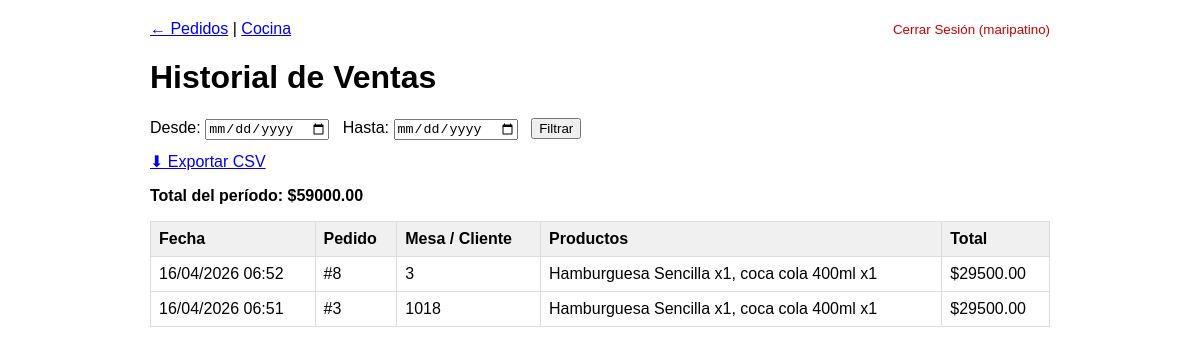
/ventas/ventas/historial/ (signed in), run on the app's committed database.
### ventas/models.py (models this page shows, shortened)
class Transaccion(models.Model):
    pedido = models.OneToOneField(Pedido, on_delete=models.CASCADE, related_name='transaccion')
    total = models.DecimalField(max_digits=10, decimal_places=2)
    fecha = models.DateTimeField(auto_now_add=True)

class Pedido(models.Model):
    ESTADOS = [
        ('pendiente', 'Pendiente'),
        ('en_preparacion', 'En Preparación'),
        ('listo', 'Listo'),
        ('entregada', 'Entregada'),
        ('pagado', 'Pagado'),
    ]
    mesa_o_online = models.CharField(max_length=100, help_text="Cliente")
    estado = models.CharField(max_length=20, choices=ESTADOS, default='pendiente')
    creado_por = models.ForeignKey(User, on_delete=models.CASCADE)
    fecha_creacion = models.DateTimeField(auto_now_add=True)
    productos = models.ManyToManyField(Producto, through='PedidoProducto', blank=True)

class PedidoProducto(models.Model):
    pedido = models.ForeignKey(Pedido, on_delete=models.CASCADE, related_name='items')
    producto = models.ForeignKey(Producto, on_delete=models.CASCADE)
    cantidad = models.PositiveIntegerField(default=1)
    class Meta:
        unique_together = ('pedido', 'producto')

### products/models.py (models this page shows, shortened)
class Producto(models.Model):
    nombre = models.CharField(max_length=200)
    categoria = models.ForeignKey(Categoria, on_delete=models.CASCADE)
    precio = models.DecimalField(max_digits=10, decimal_places=2)
    descripcion = models.TextField(blank=True)
    ingredientes = models.ManyToManyField(Ingrediente)

### ventas/views.py (the view)
# urls.py: path('ventas/historial/', views.HistorialVentasView.as_view(), name='historial_ventas'),
class HistorialVentasView(LoginRequiredMixin, ListView):
    model = Transaccion
    template_name = 'ventas/historial_ventas.html'
    context_object_name = 'transacciones'
    paginate_by = 20
    def get_queryset(self):
        qs = Transaccion.objects.select_related('pedido').order_by('-fecha')
        fecha_desde = self.request.GET.get('desde')
        fecha_hasta = self.request.GET.get('hasta')
        if fecha_desde:
            qs = qs.filter(fecha__date__gte=fecha_desde)
        if fecha_hasta:
            qs = qs.filter(fecha__date__lte=fecha_hasta)
        return qs
    def get_context_data(self, **kwargs):
        context = super().get_context_data(**kwargs)
        context['desde'] = self.request.GET.get('desde', '')
        context['hasta'] = self.request.GET.get('hasta', '')
        context['total_periodo'] = sum(t.total for t in self.get_queryset())
        for t in context['transacciones']:
            t.items_pedido = t.pedido.items.select_related('producto').all()
        return context

### ventas/templates/ventas/historial_ventas.html (shortened to what this page needs)
<!DOCTYPE html>
<html>
<head>
</head>
<body>
    <nav>
        <a href="{% url 'pedido_list' %}">← Pedidos</a> |
        <a href="{% url 'cocina_dashboard' %}">Cocina</a>
        <form method="post" action="{% url 'logout' %}" style="display:inline;" class="logout-btn">
            <button type="submit" style="background:none;border:none;color:#c00;cursor:pointer;padding:0;">Cerrar Sesión ({{ request.user.username }})</button>
        </form>
    </nav>
    <h1>Historial de Ventas</h1>
    <form method="get" style="margin: 12px 0;">
        <label>Desde: <input type="date" name="desde" value="{{ desde }}"></label>
        <label>Hasta: <input type="date" name="hasta" value="{{ hasta }}"></label>
        <button type="submit">Filtrar</button>
    </form>
    <a href="{% url 'historial_ventas_csv' %}{% if desde or hasta %}?desde={{ desde }}&hasta={{ hasta }}{% endif %}">
        ⬇ Exportar CSV
    </a>
    {% if transacciones %}
    <p><strong>Total del período: ${{ total_periodo }}</strong></p>
    <table>
        <thead>
            <tr>
                <th>Fecha</th>
                <th>Pedido</th>
                <th>Mesa / Cliente</th>
                <th>Productos</th>
                <th>Total</th>
            </tr>
        </thead>
        <tbody>
            {% for t in transacciones %}
            <tr>
                <td>{{ t.fecha|date:"d/m/Y H:i" }}</td>
                <td>#{{ t.pedido.id }}</td>
                <td>{{ t.pedido.mesa_o_online }}</td>
                <td>
                    {% for item in t.items_pedido %}
                        {{ item.producto.nombre }} x{{ item.cantidad }}{% if not forloop.last %}, {% endif %}
                    {% endfor %}
                </td>
                <td>${{ t.total }}</td>
            </tr>
            {% endfor %}
        </tbody>
    </table>
    {% else %}
    <p>No hay ventas registradas en ese período.</p>
    {% endif %}
</body>
</html>

### ventas/templates/ventas/historial_ventas.html (style rules this page uses)
body { font-family: sans-serif; max-width: 900px; margin: 20px auto; padding: 0 16px; }
nav { margin-bottom: 16px; }
.logout-btn { float: right; }
table { width: 100%; border-collapse: collapse; }
th, td { border: 1px solid #ddd; padding: 8px; text-align: left; }
th { background: #f0f0f0; }

### data on the page
Transaccion: fecha "16/04/2026 06:52", pedido.id "8", pedido.mesa_o_online "3", total "29500.00"
PedidoProducto: producto.nombre "Hamburguesa Sencilla", cantidad "1"
PedidoProducto: producto.nombre "coca cola 400ml", cantidad "1"
Transaccion: fecha "16/04/2026 06:51", pedido.id "3", pedido.mesa_o_online "1018", total "29500.00"
PedidoProducto: producto.nombre "Hamburguesa Sencilla", cantidad "1"
PedidoProducto: producto.nombre "coca cola 400ml", cantidad "1"

### other printed values
{{ request.user.username }} "maripatino"
{{ total_periodo }} "59000.00"
